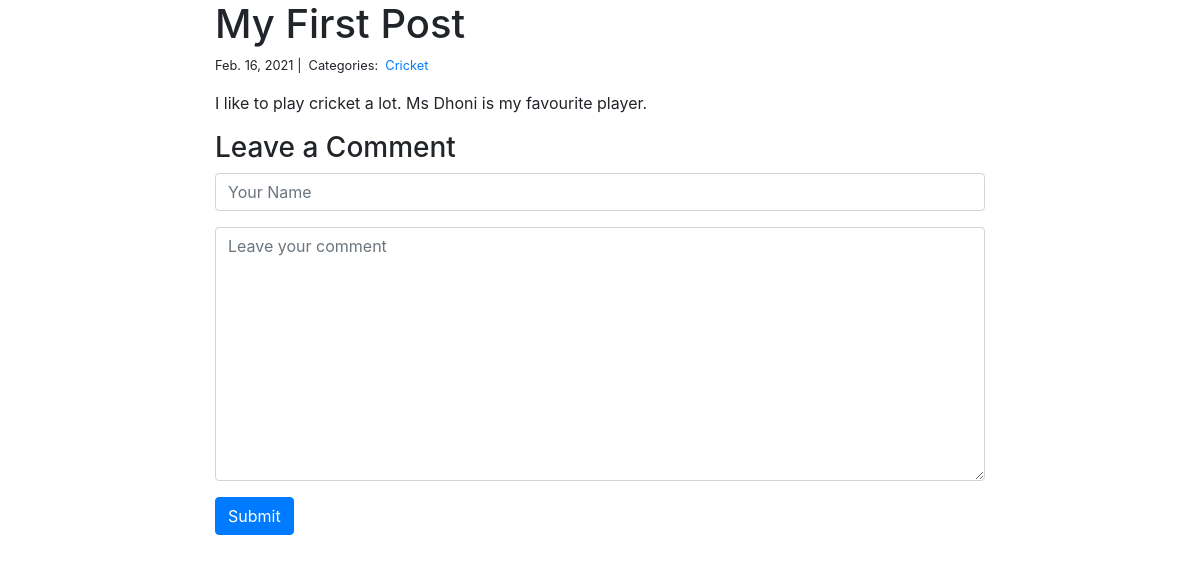
Page /blog/blog_detail/1 on the committed database.
### blog/models.py (models this page shows, shortened)
class Post(models.Model):
    title = models.CharField(max_length=200)
    body = models.TextField()
    created_on = models.DateTimeField(auto_now_add=True)
    last_modified = models.DateTimeField(auto_now=True)
    categories = models.ManyToManyField('Category',related_name='posts')

class Category(models.Model):
    name = models.CharField(max_length=20)

### blog/views.py (the view, shortened to what this page needs)
# urls.py: path('blog_detail/<int:pk>', views.blog_detail, name='blog_detail'),
def blog_detail(request,pk):
    post = Post.objects.get(pk=pk)
    form = CommentForm()
    comments = Comment.objects.filter(post=post)
    context = {
        'post':post,
        'comments':comments,
        'form':form,
    }
    return render(request,'blog_detail.html',context)

### blog/forms.py
class CommentForm(forms.Form):
    author = forms.CharField(
        max_length=200,
        widget=forms.TextInput(attrs={
            "class":"form-control",
            "placeholder":"Your Name"
        })
    )
    body = forms.CharField(widget=forms.Textarea(
        attrs={
            "class":"form-control",
            "placeholder":"Leave your comment"
        })
    )

### blog/templates/blog_detail.html (shortened to what this page needs)
{% extends 'base.html' %}
{% block page_content %}
<div class="col-md-8 offset-md-2">
    <h1>{{ post.title }}</h1>
    <small>
        {{ post.created_on.date }} |&nbsp;
        Categories:&nbsp;
        {% for category in post.categories.all %}
        <a href="{% url 'blog_category' category.name %}">{{ category.name }}</a>&nbsp;
        {% endfor %}
    </small>
    <p>{{ post.body | linebreaks }}</p>
    <h3>Leave a Comment</h3>
    <form action="{% url 'blog_detail' post.pk %}" method="POST">
        {{ form.author }}
        <div class="form-group">
            {{ form.body }}
        </div>
        <button class="btn btn-primary">Submit</button>
    </form>
</div>
{% endblock %}

### rows in the picture
Post: title "My First Post", created_on "Feb. 16, 2021", body "I like to play cricket a lot. Ms Dhoni is my favourite player."
Category: name "Cricket"
